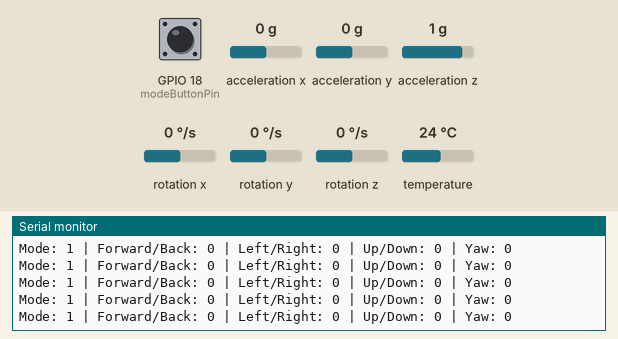
Recording of a sketch running on a simulated ESP32. Parts: the last lines printed to the serial monitor. The test bench sets the inputs (shaded band); at power-on: GPIO 18 (modeButtonPin) HIGH, acceleration x 0 g, acceleration y 0 g, acceleration z 1 g, rotation x 0 °/s, rotation y 0 °/s, rotation z 0 °/s, temperature 24 °C.

Above: at 2.2 s.
2.3 s: GPIO 18 (modeButtonPin) pulled LOW for 0.15 s
At 2.56 s:
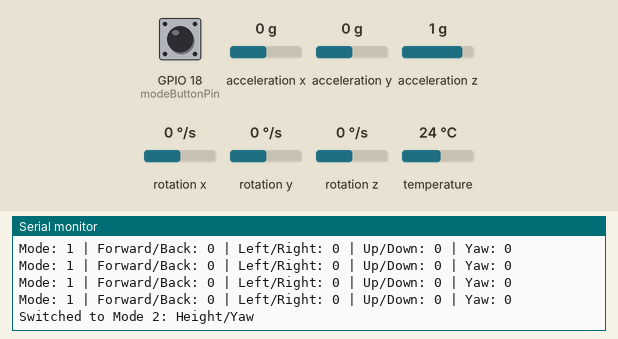
3.9 s: GPIO 18 (modeButtonPin) pulled LOW for 1 s
At 4.18 s:
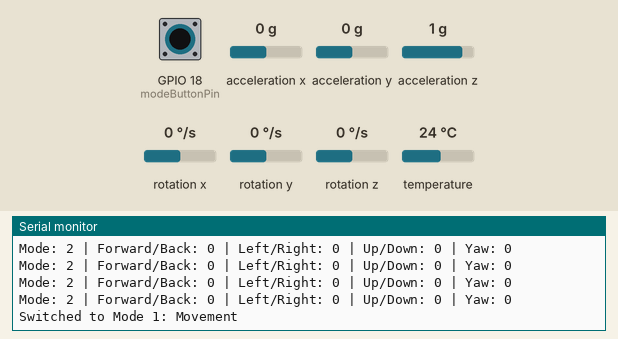
6.4 s: acceleration x set to -1.4 g
At 6.67 s:
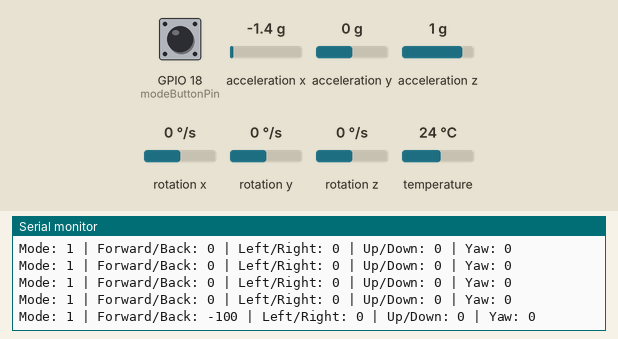
7.9 s: acceleration y set to -1.4 g
At 7.9 s:
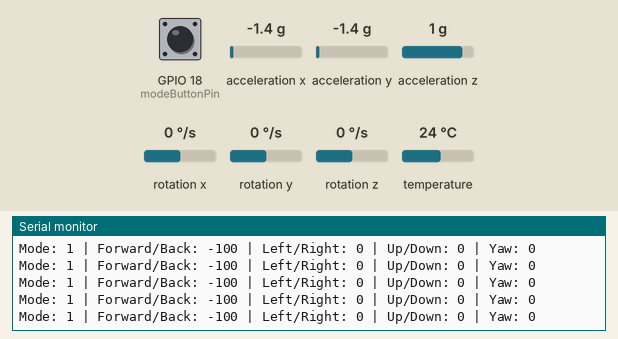
9.4 s: acceleration x set to -0.8 g
At 9.42 s:
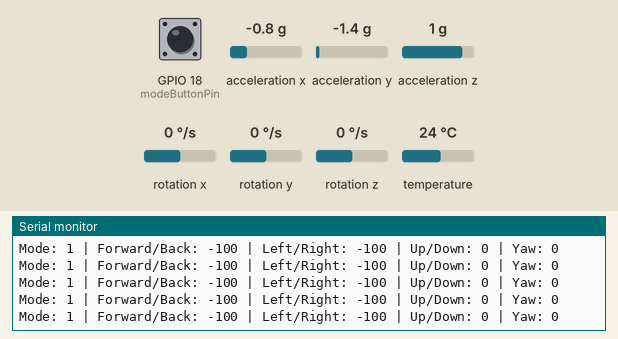
Timing chart, 0 to 11.9 s (numbered marks = the images above; inputs shaded):
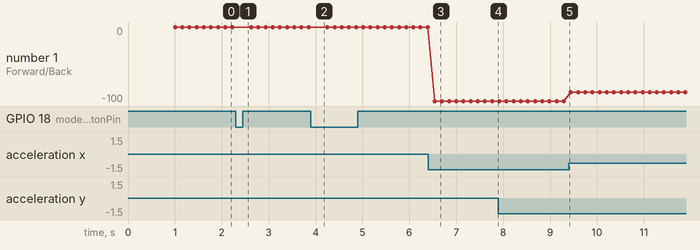

Measured:
- after the input at 2.3 s, the serial monitor: prints a new line after 0.08 s (image 1)
- after the input at 3.9 s, the serial monitor: prints a new line after 0.10 s (image 2)
- after the input at 6.4 s, the serial monitor: prints a new line after 0.14 s (image 3)
- plotted number 1: 0 → -100 after the input at 6.4 s, -100 → -88 after the input at 9.4 s

The sketch:

05_tilt_with_mode_button.ino
```cpp
#include <Wire.h>
#include <Adafruit_MPU6050.h>
#include <Adafruit_Sensor.h>

Adafruit_MPU6050 mpu;

// Pins
const int modeButtonPin = 18;

// Control settings
const int deadZone = 10;
const int minControl = -100;
const int maxControl = 100;

// Mode/button variables
int mode = 1; // 1 = movement, 2 = height/yaw
int lastButtonState = HIGH;

void setup() {
  Serial.begin(115200);
  delay(1000);

  pinMode(modeButtonPin, INPUT_PULLUP);

  Wire.begin(21, 22);

  Serial.println("Starting tilt + mode button test...");


  // Check MPU6050 connection
  if (!mpu.begin()) {
    Serial.println("MPU6050 not found.");
    while (1) {
      delay(10);
    }
  }

  Serial.println("MPU6050 connected!");
  Serial.println("Mode 1: Movement");

  mpu.setAccelerometerRange(MPU6050_RANGE_8_G);
  mpu.setGyroRange(MPU6050_RANGE_500_DEG);
  mpu.setFilterBandwidth(MPU6050_BAND_21_HZ);
}

void loop() {

  // Read button
  int buttonState = digitalRead(modeButtonPin);

  // Detect one button press, not holding
  if (lastButtonState == HIGH && buttonState == LOW) {
    if (mode == 1) {
      mode = 2;
      Serial.println("Switched to Mode 2: Height/Yaw");
    } else {
      mode = 1;
      Serial.println("Switched to Mode 1: Movement");
    }

    delay(250); // simple debounce
  }

  lastButtonState = buttonState;

  // Read MPU6050
  sensors_event_t accel, gyro, temp;
  mpu.getEvent(&accel, &gyro, &temp);

  int xTilt = accel.acceleration.x * 100;
  int yTilt = accel.acceleration.y * 100;

  int tiltForwardBack = map(xTilt, -900, 900, minControl, maxControl);
  int tiltLeftRight   = map(yTilt, -900, 900, minControl, maxControl);

  tiltForwardBack = constrain(tiltForwardBack, minControl, maxControl);
  tiltLeftRight   = constrain(tiltLeftRight, minControl, maxControl);

  if (abs(tiltForwardBack) <= deadZone) {
    tiltForwardBack = 0;
  }

  if (abs(tiltLeftRight) <= deadZone) {
    tiltLeftRight = 0;
  }

  // Drone-style output values
  int forwardBack = 0;
  int leftRight = 0;
  int upDown = 0;
  int yaw = 0;

  if (mode == 1) {
    // Movement mode
    forwardBack = tiltForwardBack;
    leftRight = tiltLeftRight;
  } else {
    // Height/yaw mode
    upDown = tiltForwardBack;
    yaw = tiltLeftRight;
  }

  Serial.print("Mode: ");
  Serial.print(mode);

  Serial.print(" | Forward/Back: ");
  Serial.print(forwardBack);

  Serial.print(" | Left/Right: ");
  Serial.print(leftRight);

  Serial.print(" | Up/Down: ");
  Serial.print(upDown);

  Serial.print(" | Yaw: ");
  Serial.println(yaw);

  delay(150);
}
```
